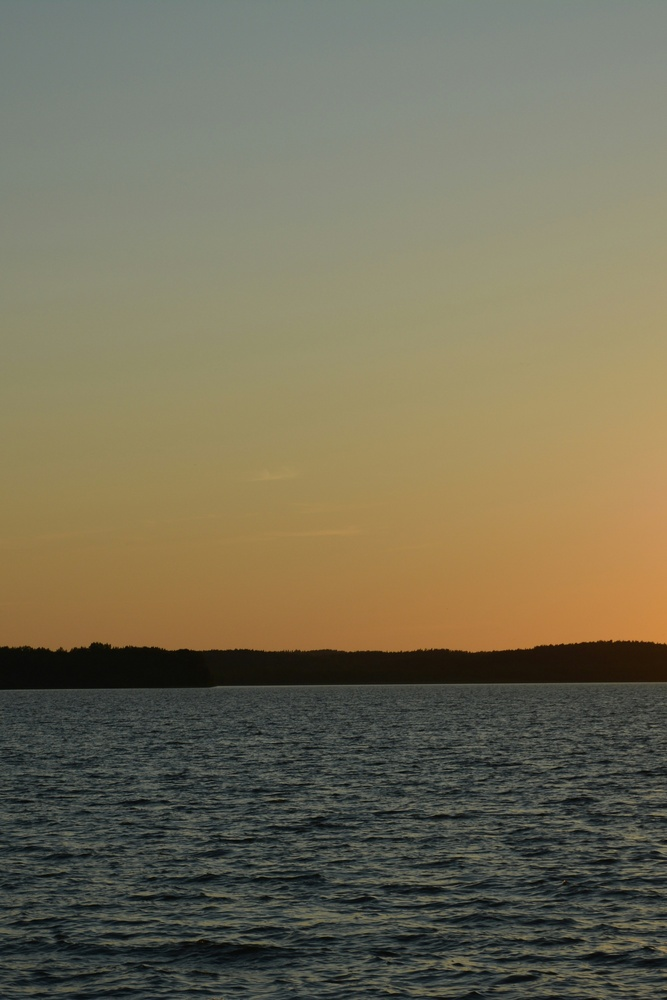
#> input picture sample_images/ocean.jpg, 667 x 1000 px, shrunk from 2664 x 3996 before the run
$ python cli.py sample_images/ocean.jpg sample_images/sky.jpg
#> lines starting #> are read from the running program, lines starting #| are printed output that depends on the picture
### palette_shift.py

# import pandas as pd
import cv2
import numpy as np


def load_lab(path):
#> called with path = 'sample_images/ocean.jpg'
    image = cv2.imread(path)
#> image is the input picture: shape (1000, 667, 3); mean B, G, R 87.3, 110.1, 116
    return cv2.cvtColor(image,cv2.COLOR_BGR2LAB)
#> returned value: shape (1000, 667, 3); mean of channels 0, 1, 2 117.1, 126.9, 141.2
#> call 2 of load_lab, with path = 'sample_images/sky.jpg'
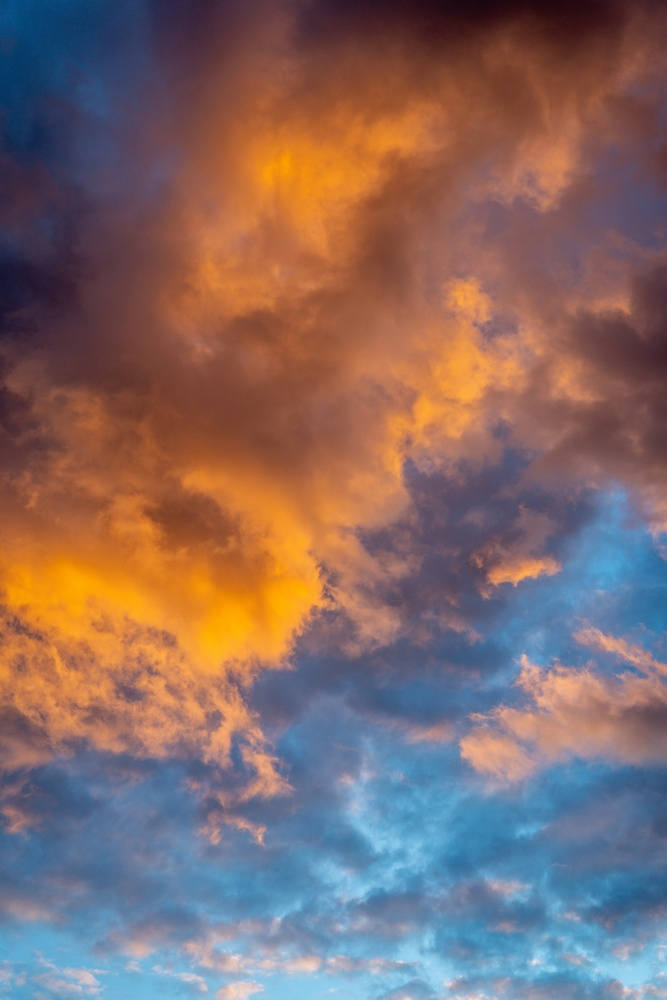
#> input picture sample_images/sky.jpg, 667 x 1000 px, shrunk from 3333 x 5000 before the run
#> in load_lab, image is the input picture: shape (1000, 667, 3); mean B, G, R 103.3, 106.3, 130.6
#> in load_lab (call 2), `return cv2.cvtColor(image,cv2.COLOR_BGR2LAB)`: returned value: shape (1000, 667, 3); mean of channels 0, 1, 2 122.2, 141, 134.1


def image_statistics(lab_image):
    """ LAB:
            L : Light
            A: green-red axis
            B: blue-yellow axis

            A channel (Green ↔ Red)
            negative values → green
            positive values → red

            B channel (Blue ↔ Yellow)
            negative values → blue
            positive values → yellow

            """

    light_mean = np.mean(lab_image[:,:,0])
#> light_mean = 117.1
    light_std = np.std(lab_image[:,:,0])
#> light_std = 45.74


    # green_red_axis mean & std
    a_mean = np.mean(lab_image[:,:,1])
#> a_mean = 126.9
    a_std = np.std(lab_image[:,:,1])
#> a_std = 4.98


    # blue_yellow_axis mean & std
    b_mean = np.mean(lab_image[:,:,2])
#> b_mean = 141.2
    b_std = np.std(lab_image[:,:,2])
#> b_std = 13.13


    return (light_mean,light_std) , (a_mean,a_std),(b_mean,b_std)


def transfer(reference_img,target_img,strength=1.0):


    reference_stats = image_statistics(reference_img)
#> reference_stats = ((117.1, 45.74), (126.9, 4.98), (141.2, 13.13))
    target_stats = image_statistics(target_img)
#> target_stats = ((122.2, 37.03), (141, 12.05), (134.1, 27.33))


    ref_l_stats,ref_a_stats,ref_b_stats = reference_stats
#> ref_l_stats = (117.1, 45.74); ref_a_stats = (126.9, 4.98); ref_b_stats = (141.2, 13.13)
    target_l_stats,target_a_stats,target_b_stats = target_stats
#> target_l_stats = (122.2, 37.03); target_a_stats = (141, 12.05); target_b_stats = (134.1, 27.33)


    l_shift = np.clip((target_img[:,:,0] - target_l_stats[0]) / target_l_stats[1] * ref_l_stats[1] + ref_l_stats[0],0,255).astype(np.uint8)
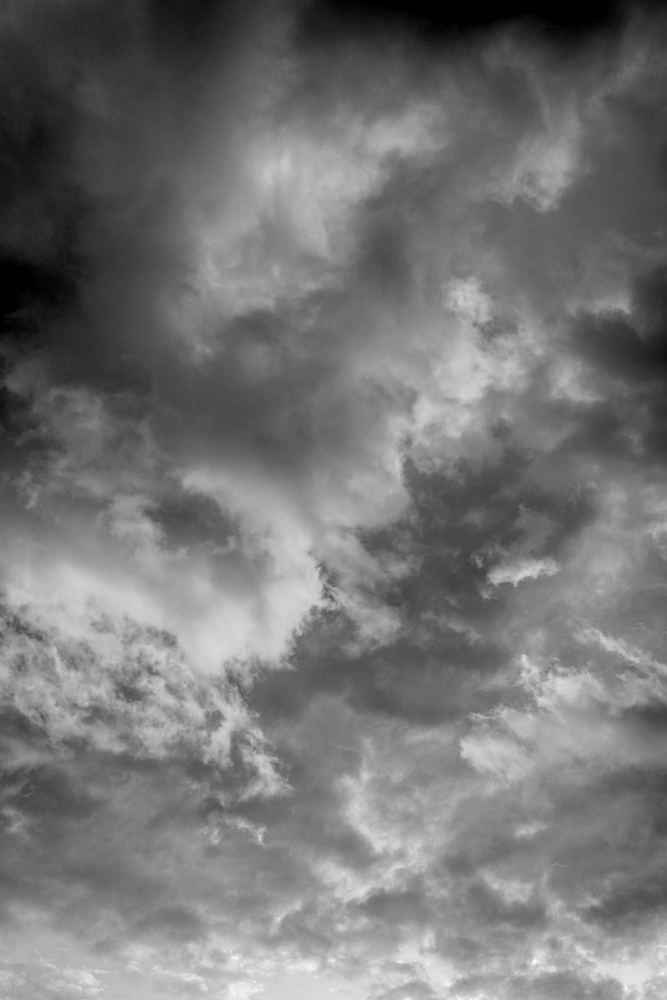
#> l_shift: shape (1000, 667); min 0, max 255, mean 116.7
    # l_shift = 255 * l_shift

    a_shift = np.clip((target_img[:,:,1] - target_a_stats[0]) / target_a_stats[1] * ref_a_stats[1] + ref_a_stats[0],0,255).astype(np.uint8)
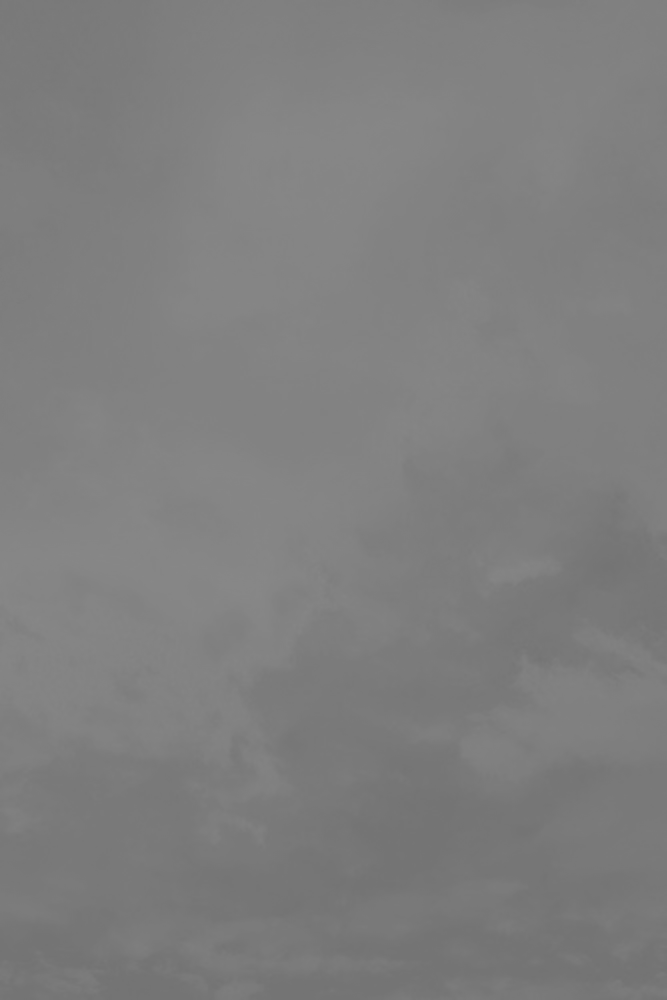
#> a_shift: shape (1000, 667); min 114, max 135, mean 126.3
    # a_shift *= 255
    b_shift = np.clip((target_img[:,:,2] - target_b_stats[0]) / target_b_stats[1] * ref_b_stats[1] + ref_b_stats[0],0,255).astype(np.uint8)
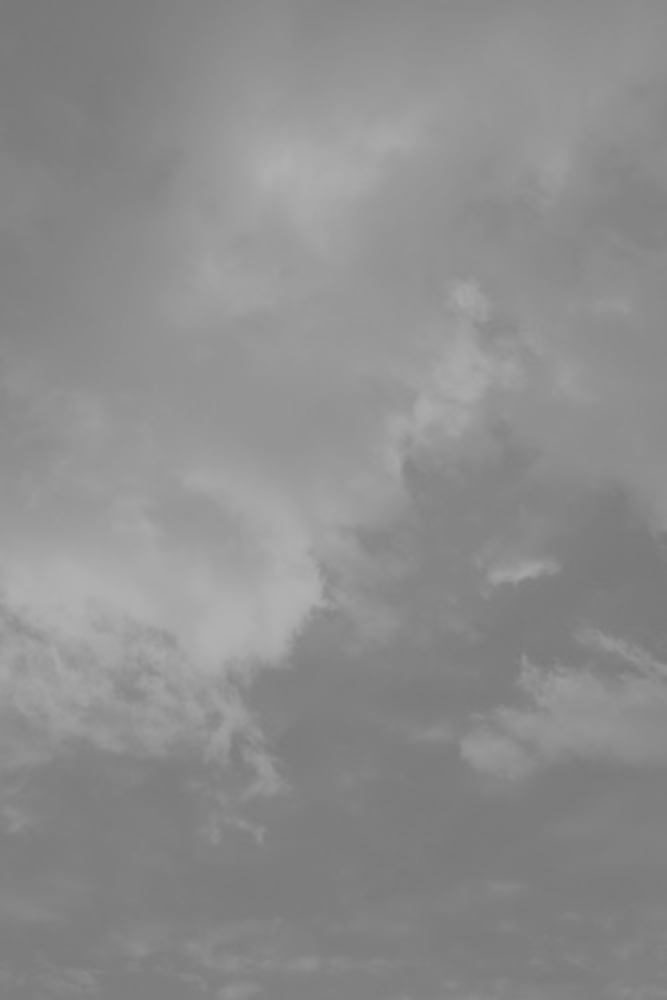
#> b_shift: shape (1000, 667); min 120, max 177, mean 140.7
    # b_shift *= 255


    shifted = np.stack([l_shift,a_shift,b_shift],axis=-1)
#> shifted: shape (1000, 667, 3); mean of channels 0, 1, 2 116.7, 126.3, 140.7
    # target_merged = np.stack([target_img[:,:,0],target_img[:,:,1],target_img[:,:,2]],axis=-1)

    # if strength = 0 we get back original image
    # custom_strength = np.clip((target_merged + strength * (shifted - target_merged)),0,255).astype(np.uint8)

    return cv2.cvtColor(shifted,cv2.COLOR_LAB2BGR)
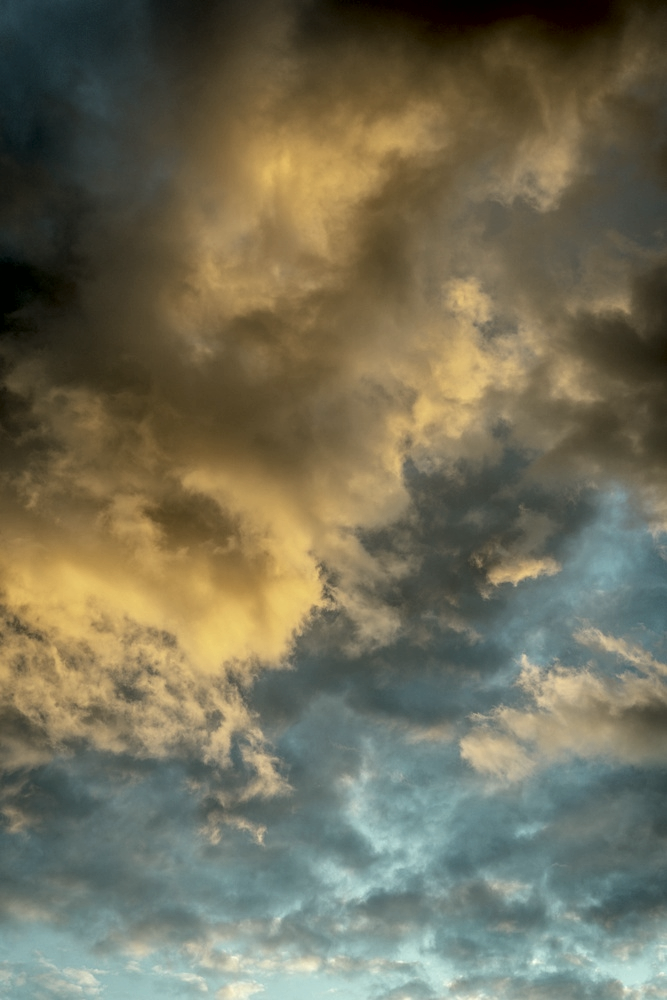
#> returned value: shape (1000, 667, 3); mean B, G, R 88.3, 110, 113.5

### cli.py
import argparse

import cv2
from palette_shift import load_lab, transfer

parser = argparse.ArgumentParser()
parser.add_argument("reference_image")
parser.add_argument("target_image")
# parser.add_argument("--strength",default=1.0,type=float)
parser.add_argument("--output",default="output.jpg")
args = parser.parse_args()

ref_lab = load_lab(args.reference_image)
target_lab = load_lab(args.target_image)


output = transfer(ref_lab,target_lab)#,args.strength)


cv2.imwrite(args.output,output)
